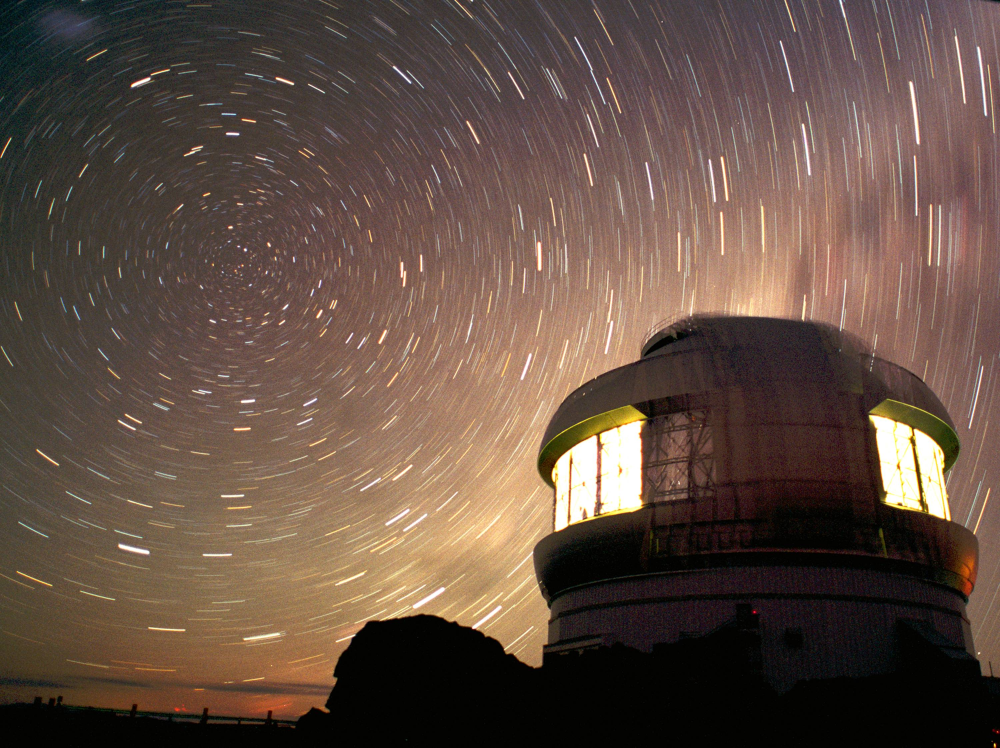
#> input picture images/sample_image.jpg, 3000 x 2242 px, found by its file name (shown at 1/3 size)
$ python main.py ../../images/sample_image.jpg
#> lines starting #> are read from the running program, lines starting #| are printed output that depends on the picture
#!/usr/bin/env python

# @Author: Nick Steele
# @Date:   19:13 Oct 01 2020
# @Last modified by:   Nick Steele
# @Last modified time: 20:38 Oct 01 2020

# This code will open an image and show it, allowing you to change a value while it runs using a
# trackbar.
#
# It will usually try to open default_test_image, but if you name an image in the command, it will
# load that instead.
# Ex: `rosrun template-opencv main.py images/image.jpg` <-- end part

import cv2
import sys
import numpy as np

default_test_image = "/images/sample_image.jpg"

# OpenCV tracks windows and trackbars using titles
window_image_title = "Image"

# Ammount to add to the hue (aka color) is decided by the trackbar
hue_trackbar_value = 0
hue_trackbar_name = "Hue"

trackbar_changed = True  # Flag for when a trackbar is updated


def hue_trackbar(val):
    """Trackbar callback that sets hue and raises update flag"""
    # Technically, the advice is to create you image in these callbacks.
    # Sometimes, though, OpenCV will call these thousands of times even though
    # the trackbar was only moved one unit. That would freeze up any computer,
    # so we just set a value and raise a flag that is checked in the while(True)
    # loop
    global trackbar_changed
    global hue_trackbar_value
    trackbar_changed = True   # Set flag so the image is updated
    hue_trackbar_value = val  # Set value that will be used to update the image


def loadImage(args):
    """Loads an image from the first argument in the calling function.
    If non provided, loads default image. Exits program if image wasn't there."""
    if(len(args) < 2):
        print("No image argument given. Loading default image " + default_test_image)
        image = cv2.imread(default_test_image)
        if(image.size == 0):
            print("Empty or no image provided. Cannot open.")
            sys.exit(2)
        return image
    print("Loading image: " + args[1])
    image = cv2.imread(default_test_image)
#> image is the input picture: shape (2242, 3000, 3); mean B, G, R 67.1, 78.2, 97.7
    if(image.size == 0):
        print("Empty or no image provided. Cannot open.")
        sys.exit(2)
    return image


if __name__ == '__main__':
    image_in = loadImage(sys.argv)  # Load image

    # Resize the image to a more view-able size on my screen
    image_in = cv2.resize(image_in, (500, 500), cv2.INTER_AREA)
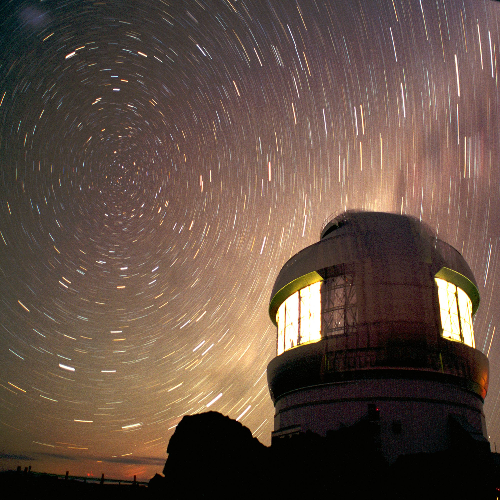
#> image_in: shape (500, 500, 3); mean B, G, R 67, 78.1, 97.5
    # Convert to the more useful HSV color space
    image_hsv = cv2.cvtColor(image_in, cv2.COLOR_BGR2HSV)
#> image_hsv: shape (500, 500, 3); mean H, S, V 39.7, 95.6, 98.2

    # Create the window for the trackbar and image to bee put in
    cv2.namedWindow(window_image_title)
    cv2.createTrackbar(hue_trackbar_name,   # Bar name
                       window_image_title,  # Window to put bar on
                       hue_trackbar_value,  # Minvalue/default to start trackbar on
                       255,                 # Maxvalue for trackabr
                       hue_trackbar)        # Callback function is called every time the trackabr changes

    #
    # Mind-blowing algorithms and code go here
    #

    while(True):
        cv2.waitKey(1)
        if trackbar_changed is False:
            continue
        trackbar_changed = False

        #
        # Mind-blowing algorithms and code (that use the trackbars) go here
        #

        # Example code will simply add trackbar value to the image hue
        image_hsv_modified = cv2.add(image_hsv, np.full(
            (500, 500, 3), (hue_trackbar_value, 0, 0), np.uint8))

        # Show our work
        # Need to convert the image before viewing!
        image_hsv_modified = cv2.cvtColor(
            image_hsv_modified, cv2.COLOR_HSV2BGR)
        cv2.imshow(window_image_title, image_hsv_modified)
        # MUST BE HERE for images to actually show.
        cv2.waitKey(1)
